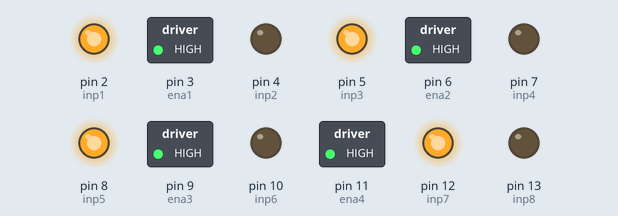
Bench run of a sketch on a simulated Arduino Uno, built with avr-gcc and run on an emulated ATmega328P. Parts: switched loads named in the sketch (green lamp = pin HIGH), output pins drawn as LEDs (lit = HIGH).

Above: at 0.1 s.
Timing chart, 0 to 1.6 s (numbered marks = the images above):
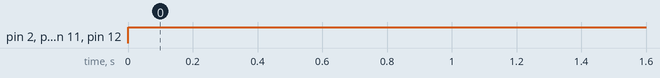

The sketch:

trial_motordriver.ino
```cpp
const int ena1 = 3;
const int ena2 = 6;
const int ena3 = 9;
const int ena4 = 11;
const int inp1 = 2;
const int inp2 = 4;
const int inp3 = 5;
const int inp4 = 7;
const int inp5 = 8;
const int inp6 = 10;
const int inp7 = 12;
const int inp8 = 13;

void setup() {
  // put your setup code here, to run once:
pinMode(ena1,OUTPUT);
pinMode(ena2,OUTPUT);
pinMode(ena3,OUTPUT);
pinMode(ena4,OUTPUT);
pinMode(inp1,OUTPUT);
pinMode(inp2,OUTPUT);
pinMode(inp3,OUTPUT);
pinMode(inp4,OUTPUT);
pinMode(inp5,OUTPUT);
pinMode(inp6,OUTPUT);
pinMode(inp7,OUTPUT);
pinMode(inp8,OUTPUT);
}

void loop() {
  // put your main code here, to run repeatedly:

digitalWrite(inp1,HIGH);
digitalWrite(inp2,LOW);
analogWrite(ena1,255);
digitalWrite(inp3,HIGH);
digitalWrite(inp4,LOW);
analogWrite(ena2,255);
digitalWrite(inp5,HIGH);
digitalWrite(inp6,LOW);
analogWrite(ena3,255);
digitalWrite(inp7,HIGH);
digitalWrite(inp8,LOW);
analogWrite(ena4,255);
delay(5000);
}
```

Measured:
- by itself, pin 2 (inp1), pin 3 (ena1), pin 5 (inp3), pin 6 (ena2), pin 8 (inp5), pin 9 (ena3), pin 11 (ena4), pin 12 (inp7): LOW → HIGH at 0.00 s
